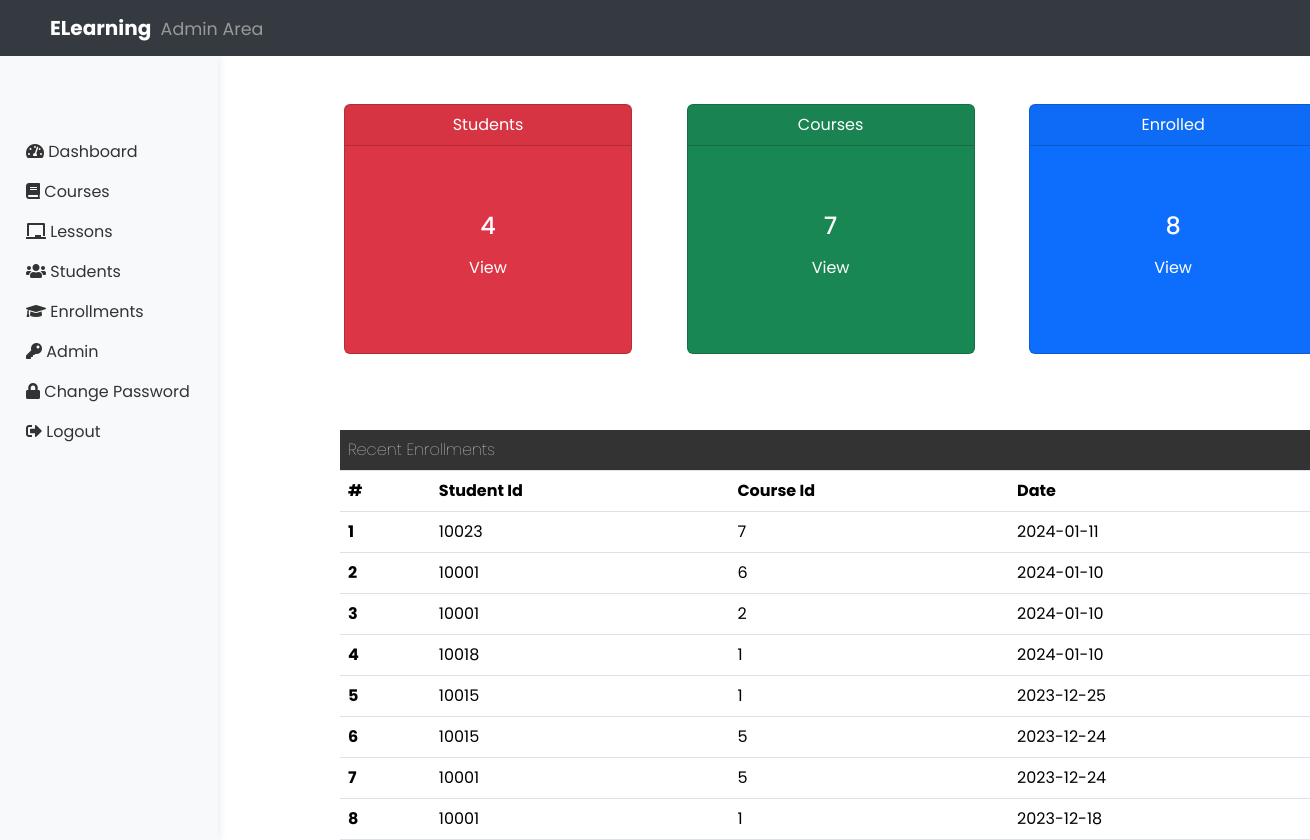
The page /admin/adminDashboard.php on the database its author committed.
### tables this page shows
CREATE TABLE `enrollment` (
  `enroll_id` int(11) NOT NULL,
  `user_id` int(11) NOT NULL,
  `course_id` int(11) NOT NULL,
  `date` date NOT NULL
);

### admin/adminDashboard.php (the view, shortened to what this page needs)
<!DOCTYPE html>
<html lang="en">
<head>
</head>
<body>
<?php
include 'adminHeader.php';
include '../components/dbConnection.php';
function getCount($table, $field, $condition = null) {
    global $conn;
    $sql = "SELECT COUNT($field) as count FROM $table";
    if ($condition) {
        $sql .= " WHERE $condition";
    }
    $result = $conn->query($sql);
    if ($result && $row = $result->fetch_assoc()) {
        return $row['count'];
    }
    return 0;
}
$studentsCount = getCount('users', 'user_id', 'role = "user"');
$coursesCount = getCount('courses', 'course_id');
$enrolledCount = getCount('enrollment', 'enroll_id');
?>
<main role="main" class="col-md-9 ml-sm-auto col-lg-10 px-md-4" style="margin-left: 300px;">
    <div class="row mx-2">
        <div class="col-sm-4 mt-5">
            <div class="card text-white bg-danger mb-3" style="max-width: 18rem;">
                <div class="card-header text-center">
                    Students
                </div>
                <div class="card-body d-flex flex-column align-items-center justify-content-center">
                    <h4 class="card-title"><?php echo $studentsCount; ?></h4>
                    <a class="btn text-white" href="adminStudents.php">View</a>
                </div>
            </div>
        </div>
        <div class="col-sm-4 mt-5">
            <div class="card text-white bg-success mb-3" style="max-width: 18rem;">
                <div class="card-header text-center">
                    Courses
                </div>
                <div class="card-body d-flex flex-column align-items-center justify-content-center">
                    <h4 class="card-title"><?php echo $coursesCount; ?></h4>
                    <a class="btn text-white" href="adminCourses.php">View</a>
                </div>
            </div>
        </div>
        <div class="col-sm-4 mt-5">
            <div class="card text-white bg-primary mb-3" style="max-width: 18rem;">
                <div class="card-header text-center">
                    Enrolled
                </div>
                <div class="card-body d-flex flex-column align-items-center justify-content-center">
                    <h4 class="card-title"><?php echo $enrolledCount; ?></h4>
                    <a class="btn text-white" href="adminEnroll.php">View</a>
                </div>
            </div>
        </div>
    </div>
</main>
<table class="table table-hover" style="margin: 60px 0px 0px 340px; width: 75%;">
  <tbody>
    <tr>
      <th colspan="4" style="background-color: #333; color: white; font-weight: 100;">Recent Enrollments</th>
    </tr>
    <tr>
      <th scope="col">#</th>
      <th scope="col">Student Id</th>
      <th scope="col">Course Id</th>
      <th scope="col">Date</th>
    </tr>
    <?php
    $sql = "SELECT * FROM enrollment ORDER BY date DESC LIMIT 10";
    $result = $conn->query($sql);
    if ($result && $result->num_rows > 0) {
        $rowNumber = 1;
        while ($row = $result->fetch_assoc()) {
            echo "<tr>";
            echo "<th scope='row'>" . $rowNumber . "</th>";
            echo "<td>" . $row['user_id'] . "</td>";
            echo "<td>" . $row['course_id'] . "</td>";
            echo "<td>" . $row['date'] . "</td>";
            echo "</tr>";
            $rowNumber++;
        }
    } else {
        echo "<tr><td colspan='4'>No data available</td></tr>";
    }
    ?>
  </tbody>
</table>
</body>
</html>

### admin/adminDashboard.php (style rules this page uses)
.row { width: auto; margin-left: 400px; box-shadow: none; }
.card { min-height: 250px; }

### admin/adminHeader.php (style rules this page uses)
* { font-family: 'Poppins', sans-serif; }
body { padding-top: 56px; }

### rows shown on the page
enrollment: user "10023", course "7", date "2024-01-11"
enrollment: user "10001", course "6", date "2024-01-10"
enrollment: user "10001", course "2", date "2024-01-10"
enrollment: user "10018", course "1", date "2024-01-10"
enrollment: user "10015", course "1", date "2023-12-25"
enrollment: user "10015", course "5", date "2023-12-24"
enrollment: user "10001", course "5", date "2023-12-24"
enrollment: user "10001", course "1", date "2023-12-18"

### other values the page prints
$studentsCount "4"
$coursesCount "7"
$enrolledCount "8"
